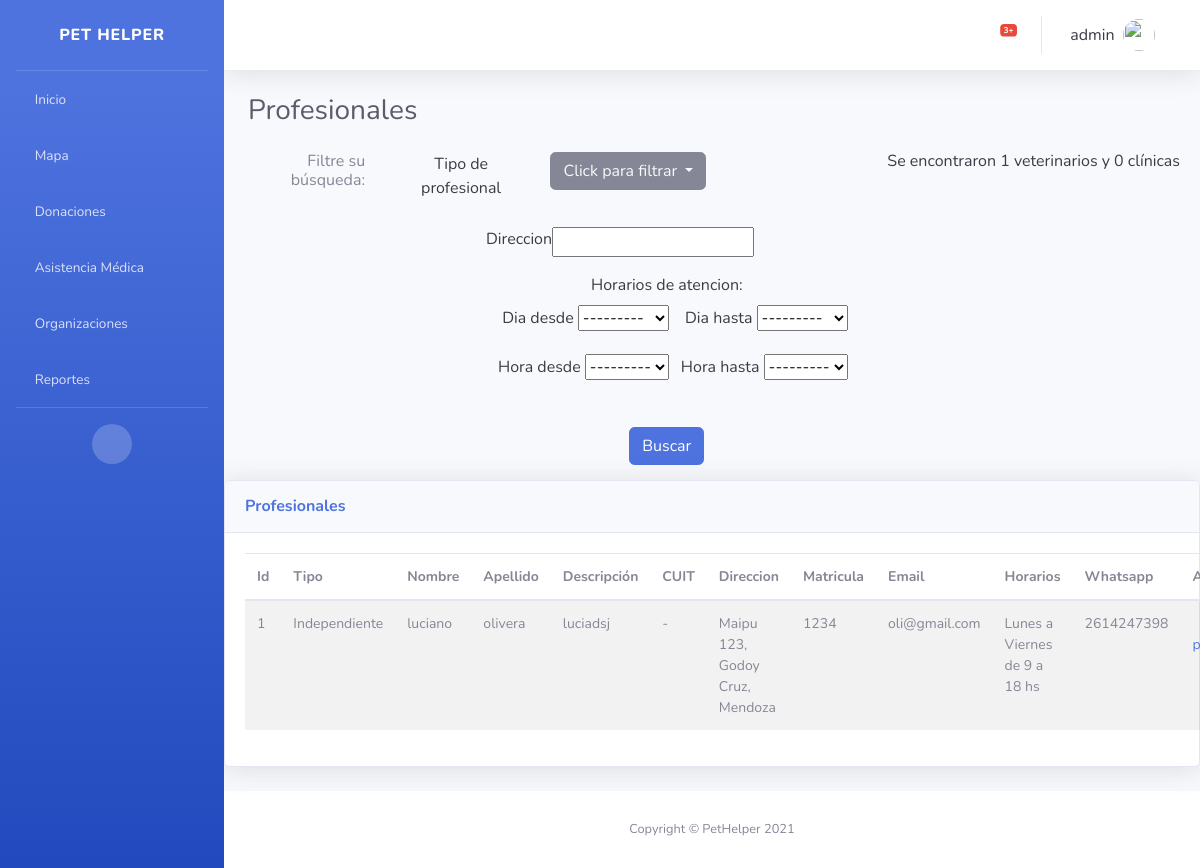
Page /profesionales/veterinarios (signed in) on the committed database.
### usuario/models.py (models this page shows, shortened)
class Usuario(AbstractBaseUser, PermissionsMixin):
    email = models.EmailField('Email', unique=True)
    username = models.CharField(max_length=25, unique=True)
    """ tiene que ser nombre no username """
    apellido = models.CharField(max_length=25)
    date_joined = models.DateTimeField(default=timezone.now)
    DNI = models.CharField(max_length=8, default="", validators=[dni_regex])
    foto = models.ImageField(upload_to="usuario",blank=True, null=True)
    telefono = models.CharField(max_length=10, null=True, default="", help_text="Ejemplo: 2614247398")
    objects = UserManager()
    is_active = models.BooleanField('active', default=True)
    is_staff = models.BooleanField(default=True)
    USERNAME_FIELD = "email"
    REQUIRED_FIELDS = ["username"]

### organizaciones/models.py (models this page shows, shortened)
class Veterinario(ClaseModelo):
    descripcion = models.CharField(max_length=100, null=False)
    logo = models.ImageField(upload_to="veterinario",blank=True, null=True)
    nombre = models.CharField(max_length=100, null=False, default="")
    apellido = models.CharField(max_length=100, null=False, default="")
    email = models.EmailField('Email', unique=True, null=False)
    matricula = models.CharField(max_length=4, null=False, default="", unique=True)
    whatsapp = models.CharField( max_length=17, null=False, unique=True, validators=[phone_regex], help_text="Ejemplo: 2614247398")
    direccion = models.CharField(max_length=50, null=True, help_text="Ejemplo: Maipu 123, Godoy Cruz, Mendoza")
    dia_desde = models.PositiveSmallIntegerField(choices=DIAS, default="1")
    dia_hasta = models.PositiveSmallIntegerField(choices=DIAS, default="5")
    hora_desde = models.PositiveSmallIntegerField(choices=HORAS_DE_DIA_24, default="9")
    hora_hasta = models.PositiveSmallIntegerField(choices=HORAS_DE_DIA_24, default="18")
    class Meta:
        verbose_name_plural = 'veterinarios'

### organizaciones/views.py (the view)
# urls.py: path('profesionales/veterinarios', login_required(VeterinarioFilterView.as_view()), name='filter_veterinarios'),
class VeterinarioFilterView(generic.ListView):
    model = Veterinario
    template_name = 'organizaciones/filter_veterinario.html'
    login_url = 'bases/login.html'
    def get_context_data(self, **kwargs):
        context = super().get_context_data(**kwargs)
        veterinarios = Veterinario.objects.all()
        context['total_veterinarios'] = Veterinario.objects.all().count
        context['total_clinicas'] = 0
        context['myFilter'] = VeterinarioFilter(self.request.GET, queryset=veterinarios)
        context['veterinarios'] = context['myFilter'].qs
        return context

### organizaciones/templates/organizaciones/filter_veterinario.html (shortened to what this page needs)
{% extends 'base/base.html' %} {% block page_content %}
<div class="container-fluid">
    <h1 class="h3 mb-4 text-gray-800">Profesionales</h1>
</div>
<div class="text-gray-900 text-center" style="margin-bottom: 15px;">
    <h6 style="float: right;margin-bottom: 8px;margin-right: 20px;"> Se encontraron {{ total_veterinarios }} veterinarios y {{ total_clinicas }} clínicas</h6>
    <div class="container">
        <div class="row">
            <div class="col-sm-3 text-gray-600">
                <h6><i class="fas fa-filter"></i> Filtre su búsqueda: </h6>
            </div>
            <div class="col-sm-2">
                <label>Tipo de profesional </label>
            </div>
            <div class="col-lg-5 form-group">
                <div class="container" id="container-button">
                    <div class="text-center">
                        <div class="dropdown">
                            <button class="btn btn-secondary text-gray-100 dropdown-toggle" style="float:left;margin-bottom: 5px;" type="button" id="dropdownMenuButton" data-toggle="dropdown" aria-haspopup="true" aria-expanded="false">
                            Click para filtrar
                            </button>
                        </div>
                    </div>
                </div>
            </div>
            <div class="text-center pt-3" style="margin-left: 250px;">
                <form method="get">
                    <div class="form-group row">
                        {{ myFilter.form.direccion.label}}
                        {{ myFilter.form.direccion }}
                    </div>
                    <label>Horarios de atencion: </label>
                    <div class="form-group row">
                        <div class="col">
                            <label>{{myFilter.form.dia_desde.label}}</label>
                            {{myFilter.form.dia_desde}}
                        </div>
                        <div>
                            <label>{{myFilter.form.dia_hasta.label}}</label>
                            {{myFilter.form.dia_hasta}}
                        </div>
                    </div>
                    <div class="form-group row">
                        <div class="col">
                            <label>{{myFilter.form.hora_desde.label}}</label>
                            {{myFilter.form.hora_desde}}
                        </div>
                        <div>
                            <label>{{myFilter.form.hora_hasta.label}}</label>
                            {{myFilter.form.hora_hasta}}
                        </div>
                    </div>
                    <br><button type="submit" class="btn btn-primary"> Buscar </button>
                </form>
            </div>
        </div>
    </div>
</div>
<div class="card shadow mb-4">
    <div class="card-header py-3 d-flex flex-row align-items-center justify-content-between">
        <h6 class="m-0 font-weight-bold text-primary">Profesionales</h6>
    </div>
    <div class="card-body">
        {% if not clinicas and not veterinarios %}
        <div class="alert alert-warning" role="alert">No hay profesionales</div>
        {% else %}
        <table class="table table-striped table-hover" cellspacing="0" cellpadding="0" style="font-size:14px">
            <thead>
                <th>Id</th>
                <th>Tipo</th>
                <th>Nombre</th>
                <th>Apellido</th>
                <th>Descripción</th>
                <th>CUIT</th>
                <th>Direccion</th>
                <th>Matricula</th>
                <th>Email</th>
                <th>Horarios</th>
                <th>Whatsapp</th>
                <th class="all">Acciones</th>
            </thead>
            <tbody>
                {% for veterinario in veterinarios  %}
                <tr>
                    <td>{{ veterinario.id  }}</td>
                    <td> Independiente </td>
                    <td>{{ veterinario.nombre }}</td>
                    <td> {{ veterinario.apellido }}</td>
                    <td>{{ veterinario.descripcion }}</td>
                    <td> - </td>
                    <td>{{veterinario.direccion}}</td>
                    <td>{{ veterinario.matricula }}</td>
                    <td>{{ veterinario.email }}</td>
                    <td> {{veterinario.get_dia_desde_display}} a {{veterinario.get_dia_hasta_display}} de {{veterinario.hora_desde}} a {{veterinario.hora_hasta}} hs </td>
                    <td>{{ veterinario.whatsapp }}</td>
                    <td>
                        <a href="{% url 'organizaciones:veterinarios_profile' veterinario.id %}" type="button"><i class="fas fa-eye"></i> Ver perfil</a>
                    </td>
                </tr>
                {% endfor %}
            </tbody>
        </table>
        {% endif %}
    </div>
</div>
{% endblock %}

### templates/base/base.html (shortened to what this page needs)
{% load static %}
<!DOCTYPE html>
<html lang="en">
<head>
    <link href="{% static 'base/vendor/fontawesome-free/css/all.min.css' %}" rel="stylesheet" type="text/css">
    <link href="{% static 'base/css/sb-admin-2.min.css' %}" rel="stylesheet">
    <link href='https://api.mapbox.com/mapbox-gl-js/v2.5.1/mapbox-gl.css' rel='stylesheet' />
</head>
<body id="page-top" class="bg-gradient-primary">
    {% block side_bar %}
    <div id="wrapper">
        <ul class="navbar-nav bg-gradient-primary sidebar sidebar-dark accordion" id="accordionSidebar">
            <a class="sidebar-brand d-flex align-items-center justify-content-center" href="{% url 'bases:home' %}">
                <div class="sidebar-brand-text mx-3">Pet Helper</div>
            </a>
            <hr class="sidebar-divider my-0">
            <li class="nav-item">
                <a class="nav-link" href="{% url 'bases:home' %}">
                    <i class="fas fa-home"></i>
                    <span>Inicio</span></a>
            </li>
            <li class="nav-item">
                <a class="nav-link collapsed" href="{% url 'mapa:mapa_list' %}">
                    <i class="fas fa-map-marker-alt"></i>
                    <span>Mapa</span>
                </a>
            </li>
            <li class="nav-item">
                <a class="nav-link" href="{% url 'solicitud:solicitud_list' %}">
                    <i class="fas fa-hand-holding-usd"></i>
                    <span>Donaciones</span>
                </a>
            </li>
            <li class="nav-item">
                <a class="nav-link collapsed" href="#" data-toggle="collapse" data-target="#collapseUtilities" aria-expanded="true" aria-controls="collapseUtilities">
                    <i class="fas fa-briefcase-medical"></i>
                    <span>Asistencia Médica</span>
                </a>
            </li>
            <li class="nav-item">
                <a class="nav-link" href="{% url 'organizaciones:listar_organizaciones' %}">
                    <i class="fas fa-users"></i>
                    <span>Organizaciones</span></a>
            </li>
            <li class="nav-item">
                <a class="nav-link" href="#">
                    <i class="fas fa-chart-bar"></i>
                    <span>Reportes</span></a>
            </li>
            <hr class="sidebar-divider d-none d-md-block">
            <div class="text-center d-none d-md-inline">
                <button class="rounded-circle border-0" id="sidebarToggle"></button>
            </div>
        </ul>
        {% endblock side_bar %}
        <div id="content-wrapper" class="d-flex flex-column">
            <div id="content">
                {% block top_bar %}
                <nav class="navbar navbar-expand navbar-light bg-white topbar mb-4 static-top shadow">
                    <ul class="navbar-nav ml-auto">
                        <li class="nav-item dropdown no-arrow mx-1">
                            <a class="nav-link dropdown-toggle" href="#" id="alertsDropdown" role="button" data-toggle="dropdown" aria-haspopup="true" aria-expanded="false">
                                <i class="fas fa-bell fa-fw"></i>
                                <span class="badge badge-danger badge-counter">3+</span>
                            </a>
                        </li>
                        <li class="nav-item dropdown no-arrow">
                            <a class="nav-link dropdown-toggle" href="#" id="userDropdown" role="button" data-toggle="dropdown" aria-haspopup="true" aria-expanded="false">
                                <span class="mr-2 d-none d-lg-inline text-gray-900">{{ user.username }}</span>
                                {% if user.foto %}
                                <img class="img-profile rounded-circle" src="{{ user.foto.url }}">
                                {% else %}
                                <img class="img-profile rounded-circle" src="{% static 'base/img/undraw_profile.svg' %}">
                                {% endif %}
                                <i class="fas fa-sort-down" style="margin-left: 5px;"></i>
                            </a>
                        </li>
                    </ul>
                </nav>
                {% endblock top_bar %}
                {% block page_content %}{% endblock %}
                {% block footer %}
            </div>
            <footer class="sticky-footer bg-white">
                <div class="container my-auto">
                    <div class="copyright text-center my-auto">
                        <span>Copyright &copy; PetHelper 2021</span>
                    </div>
                </div>
            </footer>
        </div>
        {% endblock %}
    </div>
</body>
</html>

### rows in the picture
Usuario: username "admin"
Veterinario: id "1", nombre "luciano", apellido "olivera", descripcion "luciadsj", direccion "Maipu 123, Godoy Cruz, Mendoza", matricula "1234", email "oli@gmail.com", dia_desde "Lunes", dia_hasta "Viernes", hora_desde "9", hora_hasta "18", whatsapp "2614247398"

### other values in the picture
{{ total_veterinarios }} "1"
{{ total_clinicas }} "0"
{{ myFilter.form.direccion.label }} "Direccion"
{{ myFilter.form.dia_desde.label }} "Dia desde"
{{ myFilter.form.dia_hasta.label }} "Dia hasta"
{{ myFilter.form.hora_desde.label }} "Hora desde"
{{ myFilter.form.hora_hasta.label }} "Hora hasta"
